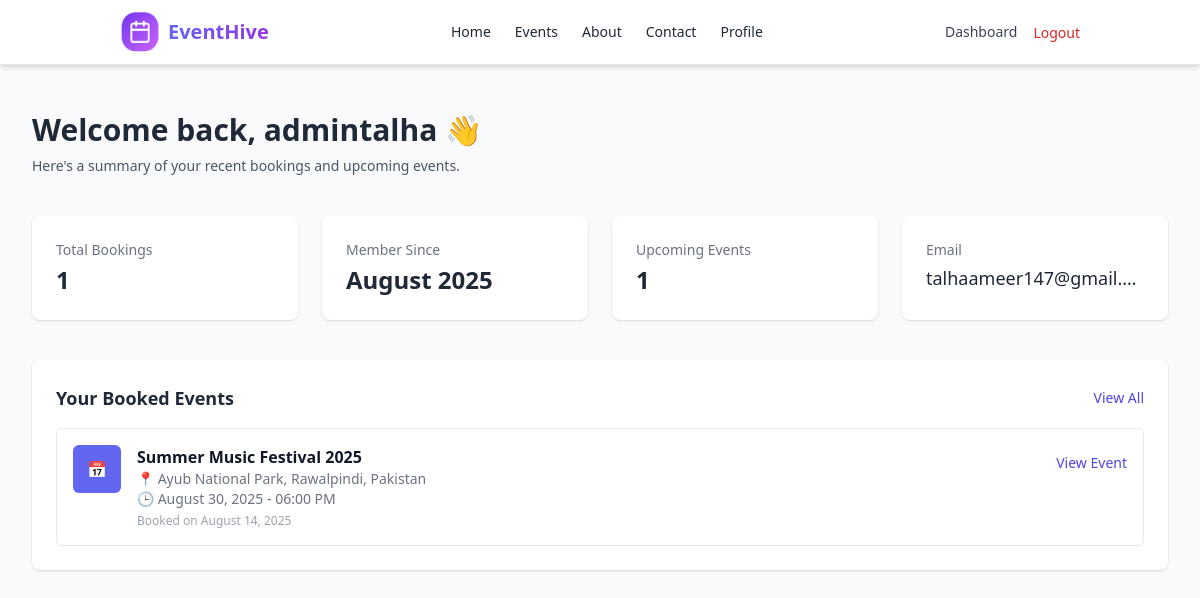
The page /dashboard/ (signed in) on the database its author committed.
### events/models.py (models this page shows, shortened)
class Booking(models.Model):
    user = models.ForeignKey(User, on_delete=models.CASCADE)
    event = models.ForeignKey(Event, on_delete=models.CASCADE)
    booked_at = models.DateTimeField(auto_now_add=True)

class Event(models.Model):
    CATEGORY_CHOICES = [
        ('Technology', 'Technology'),
        ('Music', 'Music'),
        ('Business', 'Business'),
        ('Food', 'Food'),
    ]
    title = models.CharField(max_length=200)
    image_url = models.URLField()
    date = models.DateTimeField()
    location = models.CharField(max_length=200)
    description = models.TextField()
    seats_available = models.PositiveIntegerField()
    price = models.DecimalField(max_digits=8, decimal_places=2)
    category = models.CharField(max_length=50, choices=CATEGORY_CHOICES, default='Technology')  # ✅ NEW FIELD

### events/views.py (the view)
# urls.py: path('dashboard/', views.dashboard, name='dashboard'),
@login_required
def dashboard(request):
    user = request.user
    bookings = Booking.objects.filter(user=user).select_related('event').order_by('-booked_at')[:5]
    return render(request, 'dashboard.html', {
        'user': user,
        'bookings': bookings,
    })

### templates/dashboard.html
{% extends "base.html" %}
{% load static %}
{% block content %}
<div class="min-h-screen bg-gray-50 py-12 px-4 sm:px-6 lg:px-8">
  <div class="max-w-7xl mx-auto space-y-10">
    <div>
      <h1 class="text-3xl font-bold text-gray-800 mb-2">
        Welcome back, {{ user.first_name|default:user.username }} 👋
      </h1>
      <p class="text-gray-600 text-sm">
        Here's a summary of your recent bookings and upcoming events.
      </p>
    </div>
    <div class="grid grid-cols-1 sm:grid-cols-2 lg:grid-cols-4 gap-6">
      <div class="p-6 bg-white rounded-lg shadow hover:shadow-md transition">
        <div class="text-sm text-gray-500 mb-1">Total Bookings</div>
        <div class="text-2xl font-bold text-gray-800">{{ bookings|length }}</div>
      </div>
      <div class="p-6 bg-white rounded-lg shadow hover:shadow-md transition">
        <div class="text-sm text-gray-500 mb-1">Member Since</div>
        <div class="text-2xl font-bold text-gray-800">{{ user.date_joined|date:"F Y" }}</div>
      </div>
      <div class="p-6 bg-white rounded-lg shadow hover:shadow-md transition">
        <div class="text-sm text-gray-500 mb-1">Upcoming Events</div>
        <div class="text-2xl font-bold text-gray-800">
          {{ bookings|length }}
        </div>
      </div>
      <div class="p-6 bg-white rounded-lg shadow hover:shadow-md transition">
        <div class="text-sm text-gray-500 mb-1">Email</div>
        <div class="text-lg font-medium text-gray-800 truncate">{{ user.email }}</div>
      </div>
    </div>
    <div class="bg-white p-6 rounded-lg shadow">
      <div class="flex justify-between items-center mb-4">
        <h2 class="text-lg font-semibold text-gray-800">Your Booked Events</h2>
        <a href="{% url 'events_list' %}" class="text-sm text-indigo-600 hover:underline">View All</a>
      </div>
      {% if bookings %}
      <div class="space-y-4">
        {% for booking in bookings %}
        <div class="flex items-start justify-between p-4 border rounded-md hover:shadow-sm">
          <div class="flex space-x-4">
            <div class="w-12 h-12 bg-indigo-500 rounded-md flex items-center justify-center text-white">
              📅
            </div>
            <div>
              <h3 class="font-semibold text-gray-900">{{ booking.event.title }}</h3>
              <p class="text-sm text-gray-500">
                📍 {{ booking.event.location }} <br>
                🕒 {{ booking.event.date|date:"F j, Y - h:i A" }}
              </p>
              <p class="text-xs text-gray-400 mt-1">Booked on {{ booking.booked_at|date:"F j, Y" }}</p>
            </div>
          </div>
          <a href="{% url 'event_detail' booking.event.id %}" class="text-indigo-600 text-sm hover:underline mt-2">View Event</a>
        </div>
        {% endfor %}
      </div>
      {% else %}
        <p class="text-sm text-gray-500">You haven’t booked any events yet. <a href="{% url 'events_list' %}" class="text-indigo-600">Browse events</a></p>
      {% endif %}
    </div>
  </div>
</div>
{% endblock %}

### rows shown on the page
Booking: event "Summer Music Festival 2025", event.location "Ayub National Park, Rawalpindi, Pakistan", event "August 30, 2025 - 06:00 PM", booked_at "August 14, 2025"

### other values the page prints
{{ user.first_name|default:user.username }} "admintalha"
{{ bookings|length }} "1"
{{ user.date_joined|date:"F Y" }} "August 2025"
{{ user.email }} "talhaameer147@gmail.…"
